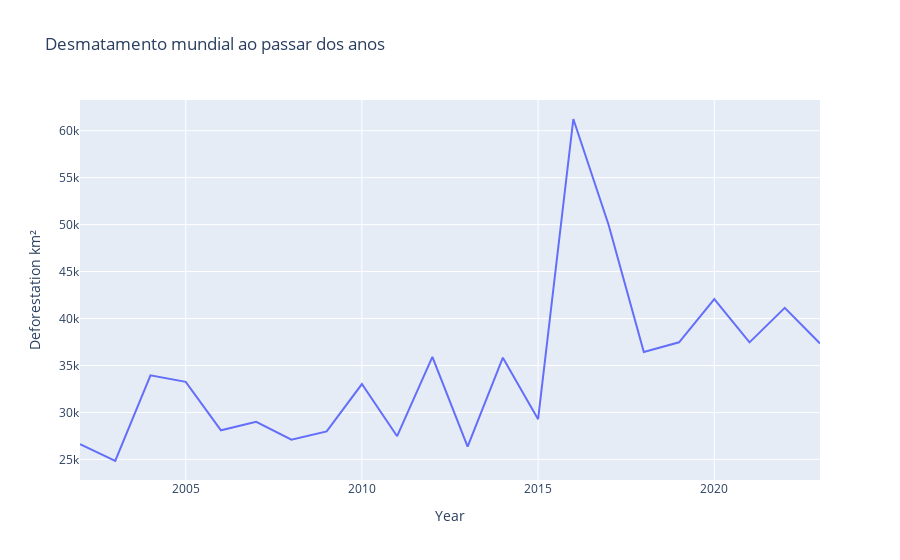

The notebook cell this image was saved under:
### Code cell
fig = px.line(df, x='ano', y="desmatamento", 
            title="Desmatamento mundial ao passar dos anos", 
            labels={"desmatamento" : "Deforestation km²", "ano": "Year"})
fig.show()

### Figure 1 — Plotly figure (JSON) as saved in the notebook; plotly's stock layout.template omitted (floating-point values rounded to 4 significant figures)
{"data": [{"hovertemplate": "Year=%{x}<br>Deforestation km²=%{y}<extra></extra>", "legendgroup": "", "line": {"color": "#636efa", "dash": "solid"}, "marker": {"symbol": "circle"}, "mode": "lines", "name": "", "orientation": "v", "showlegend": false, "type": "scatter", "x": [2002, 2003, 2004, 2005, 2006, 2007, 2008, 2009, 2010, 2011, 2012, 2013, 2014, 2015, 2016, 2017, 2018, 2019, 2020, 2021, 2022, 2023], "xaxis": "x", "y": [26616, 24832, 33949, 33264, 28098, 29007, 27100, 27978, 33027, 27473, 35926, 26355, 35838, 29286, 61245, 49980, 36440, 37474, 42059, 37460, 41133, 37341], "yaxis": "y"}], "layout": {"legend": {"tracegroupgap": 0}, "title": {"text": "Desmatamento mundial ao passar dos anos"}, "xaxis": {"anchor": "y", "domain": [0, 1], "title": {"text": "Year"}}, "yaxis": {"anchor": "x", "domain": [0, 1], "title": {"text": "Deforestation km²"}}}}
